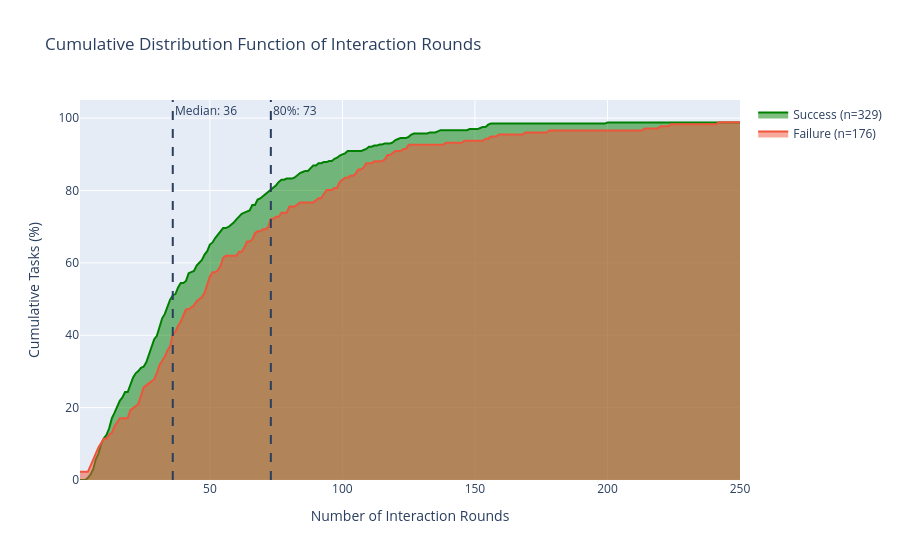

The cell this chart's notebook holds for it:
### Markdown cell above
## 3. Interaction Rounds / Excution Time Analysis

How quickly does the agent solve tasks, and do failed tasks drag on?
Calculation of CDF (Cumulative Distribution Function) for success and failure cases.

### Code cell
import plotly.graph_objects as go

df["turn_count_numeric"] = pd.to_numeric(df["turn_count"], errors="coerce").fillna(0).astype(int)

max_turns = min(df["turn_count_numeric"].max(), 250)

success_df = df[df["resolved"]]
failure_df = df[~df["resolved"]]

success_counts = success_df["turn_count_numeric"].value_counts().sort_index()
success_cdf = success_counts.cumsum() / len(success_df) * 100

failure_counts = failure_df["turn_count_numeric"].value_counts().sort_index()
failure_cdf = failure_counts.cumsum() / len(failure_df) * 100

full_range = range(1, max_turns + 1)
success_cdf_filled = success_cdf.reindex(full_range, method="ffill").fillna(0)
failure_cdf_filled = failure_cdf.reindex(full_range, method="ffill").fillna(0)

fig = go.Figure()
fig.add_trace(go.Scatter(x=success_cdf_filled.index, y=success_cdf_filled, mode="lines", name=f"Success (n={len(success_df)})", fill="tozeroy", line={"color": "green"}))
fig.add_trace(go.Scatter(x=failure_cdf_filled.index, y=failure_cdf_filled, mode="lines", name=f"Failure (n={len(failure_df)})", fill="tozeroy"))

# Add median and 80th percentile markers for success
turn_50 = success_cdf_filled[success_cdf_filled >= 50].first_valid_index()
turn_80 = success_cdf_filled[success_cdf_filled >= 80].first_valid_index()
if turn_50:
    fig.add_vline(x=turn_50, line_dash="dash", annotation_text=f"Median: {turn_50}")
if turn_80:
    fig.add_vline(x=turn_80, line_dash="dash", annotation_text=f"80%: {turn_80}")

fig.update_layout(
    title="Cumulative Distribution Function of Interaction Rounds", xaxis_title="Number of Interaction Rounds", yaxis_title="Cumulative Tasks (%)", yaxis={"range": [0, 105]}, hovermode="x unified"
)
fig.show()

### Figure 1 — Plotly figure (JSON) as saved in the notebook; plotly's stock layout.template omitted (floating-point values rounded to 4 significant figures; data arrays with more than 128 entries replaced by an {"elided": "..."} marker saying what was removed)
{"data": [{"fill": "tozeroy", "line": {"color": "green"}, "mode": "lines", "name": "Success (n=329)", "type": "scatter", "x": {"elided": "250 int values"}, "y": {"elided": "250 float values"}}, {"fill": "tozeroy", "mode": "lines", "name": "Failure (n=176)", "type": "scatter", "x": {"elided": "250 int values"}, "y": {"elided": "250 float values"}}], "layout": {"annotations": [{"showarrow": false, "text": "Median: 36", "x": 36, "xanchor": "left", "xref": "x", "y": 1, "yanchor": "top", "yref": "y domain"}, {"showarrow": false, "text": "80%: 73", "x": 73, "xanchor": "left", "xref": "x", "y": 1, "yanchor": "top", "yref": "y domain"}], "hovermode": "x unified", "shapes": [{"line": {"dash": "dash"}, "type": "line", "x0": 36, "x1": 36, "xref": "x", "y0": 0, "y1": 1, "yref": "y domain"}, {"line": {"dash": "dash"}, "type": "line", "x0": 73, "x1": 73, "xref": "x", "y0": 0, "y1": 1, "yref": "y domain"}], "title": {"text": "Cumulative Distribution Function of Interaction Rounds"}, "xaxis": {"title": {"text": "Number of Interaction Rounds"}}, "yaxis": {"range": [0, 105], "title": {"text": "Cumulative Tasks (%)"}}}}
